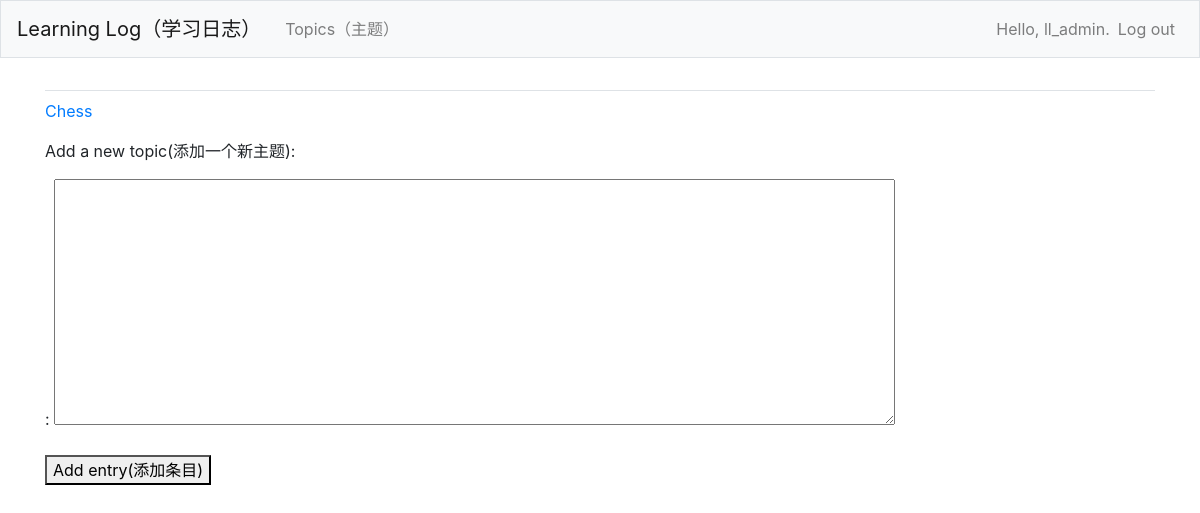
Page /net_entry/1/ (signed in) on the earlier database version.
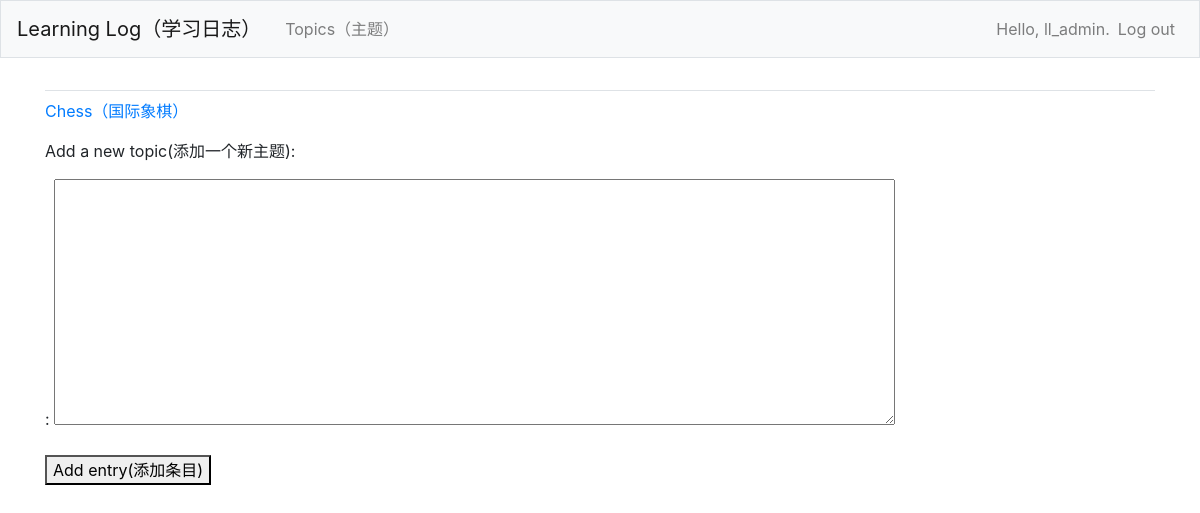
Same page on the later database version.
### learning_logs/models.py (models this page shows)
class Topic(models.Model):  # 继承自Model
	text = models.CharField(max_length=200)  # 属性text是由字符组成的数据 即文本（少量数据）
	date_added = models.DateTimeField(auto_now_add=True)  # 记录日期和时间的数据
	owner = models.ForeignKey(User, on_delete=models.CASCADE)  # 建立外键关联
	def __str__(self):
		return self.text

### learning_logs/views.py (the view, shortened to what this page needs)
# urls.py: path('net_entry/<int:topic_id>/', views.new_entry, name='new_entry'),
@login_required
def new_entry(request, topic_id):
	topic = Topic.objects.get(id=topic_id)
	if request.method != 'POST':
		form = EntryForm()
	context = {'topic': topic, 'form': form}
	return render(request, 'learning_logs/new_entry.html', context)

### learning_logs/forms.py
class EntryForm(forms.ModelForm):
	class Meta:
		model = Entry
		fields = ['text']
		labels = {'text': ' '}
		widgets = {'text': forms.Textarea(attrs={'cols': 80})}   # 文本区域宽度80

### learning_logs/templates/learning_logs/new_entry.html (shortened to what this page needs)
{% extends "learning_logs/base.html" %}
{% block content %}
  <p><a href="{% url 'learning_logs:topic' topic.id %}">{{ topic }}</a> </p>
  <p>Add a new topic(添加一个新主题):</p>
  <form action="{% url 'learning_logs:new_entry' topic.id %}" method="post">
      {{ form.as_p }}
      <button name="submit">Add entry(添加条目)</button>
  </form>
{% endblock content %}

Differences in the rows shown:
changed Topic: text "Chess" → "Chess（国际象棋）"
